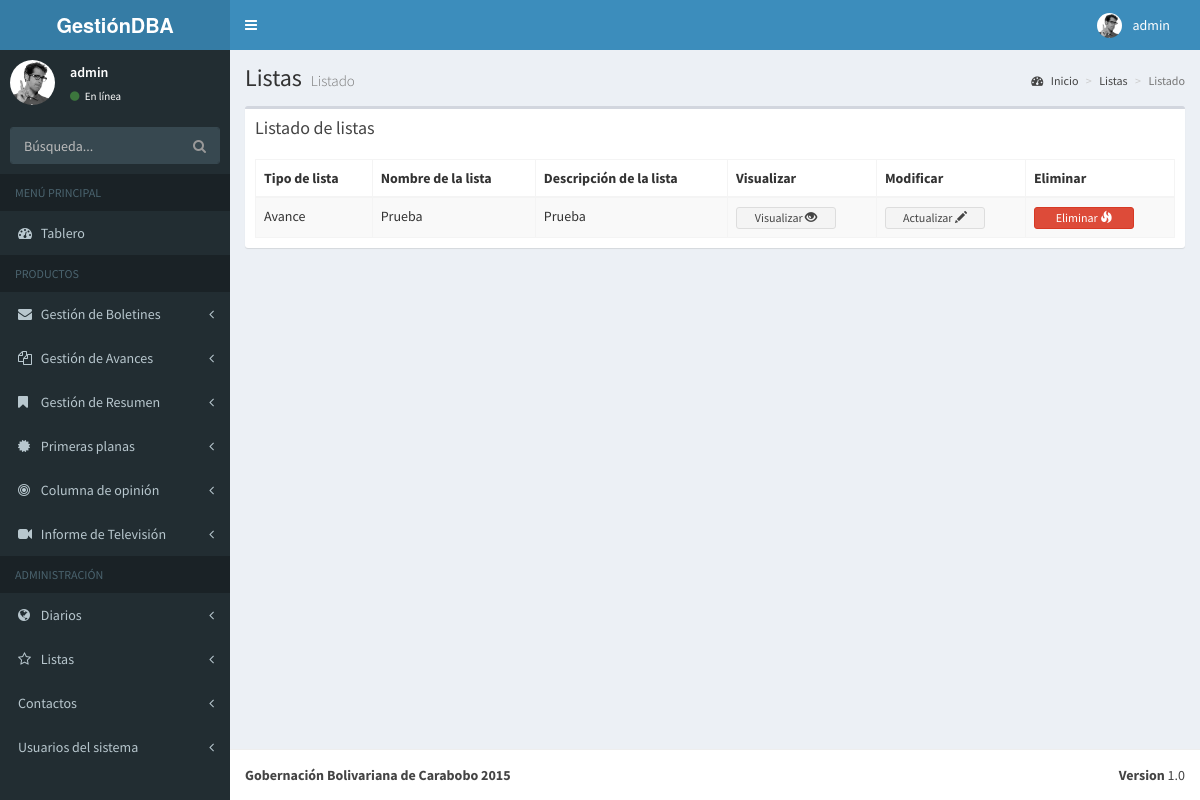
Page /administracion/listas/ (signed in) on the committed database.
### BoletinAvances/apps/listas/models.py (models this page shows, shortened)
class Listas(models.Model):
    tipo_lista = models.CharField(max_length=20, choices=TIPO_LISTA, default='Boletin', verbose_name='Tipo de lista')
    nombre_lista = models.CharField(max_length=100, verbose_name='Nombre de la lista', unique=True)
    descripcion_lista = models.TextField(max_length=1000, verbose_name='Descripcion de la lista')
    class Meta:
        verbose_name_plural = "Agregar Listas"
        ordering = ('nombre_lista', )

### BoletinAvances/apps/listas/views.py (the view)
class ListasListView(ListView):
    model = ListasForm
    queryset = Listas.objects.order_by('id')
    context_object_name = "Listas"
    template_name = "listas/listas.html"

### BoletinAvances/templates/listas/listas.html
{% extends 'menu/menu.html' %}
{% block content-wrapper %}
{% load static %}
        <section class="content-header">
          <h1>
            Listas
            <small>Listado</small>
          </h1>
          <ol class="breadcrumb">
            <li><a href="#"><i class="fa fa-dashboard"></i> Inicio</a></li>
            <li><a href="#">Listas</a></li>
            <li class="active">Listado</li>
          </ol>
        </section>
        <section class="content">
          <div class="row">
            <div class="col-xs-12">
              <div class="box">
                <div class="box-header">
                  <h3 class="box-title">Listado de listas</h3>
                </div>
                <div class="box-body">
                  <table id="example1" class="table table-bordered table-striped">
                    <thead>
                      <tr>
						<th>Tipo de lista</th>
						<th>Nombre de la lista</th>
						<th>Descripción de la lista</th>
						<th style="font-weight: bold;">Visualizar</th>
						<th style="font-weight: bold;">Modificar</th>
						<th style="font-weight: bold;">Eliminar</th>
                      </tr>
                    </thead>
                    <tbody>
					  {% for p in Listas %}
                      <tr>
						<td>{{ p.tipo_lista }}</td>
						<td>{{ p.nombre_lista }}</td>
						<td>{{ p.descripcion_lista }}</td>
						<td><a href="{% url 'singlelistas_view' p.id %}"><button style="width:100px" type="button" class="btn btn-default btn-xs">Visualizar <span class="glyphicon glyphicon-eye-open"></span></button></a></td>
						<td><a href="{% url 'listas_update' p.id %}"><button style="width:100px" type="button" class="btn btn-default btn-xs">Actualizar <span class="glyphicon glyphicon-pencil"></span></button></a></td>
						<td><a href="{% url 'listas_delete' p.id %}"><button style="width:100px" type="button" class="btn btn-danger btn-xs">Eliminar <span class="glyphicon glyphicon-fire"></span></button></a></td>
                      </tr>
                      {% endfor %}
                    </tbody>
                  </table>
                </div>
              </div>
            </div>
          </div>
        </section>
{% endblock %}

### BoletinAvances/templates/menu/menu.html (shortened to what this page needs)
{% extends 'base.html' %}
{% block content %}
{% load static %}
    <div class="wrapper">
      <header class="main-header">
        <a href="/tablero/" class="logo"><b>GestiónDBA</b></a>
        <nav class="navbar navbar-static-top" role="navigation">
          <a href="#" class="sidebar-toggle" data-toggle="offcanvas" role="button">
          </a>
          <div class="navbar-custom-menu">
            <ul class="nav navbar-nav">
              <li class="dropdown user user-menu">
                <a href="#" class="dropdown-toggle" data-toggle="dropdown">
                  <img src="../media/AdminLTE-2.0.4/dist/img/user2-160x160.jpg" class="user-image" alt="User Image"/>
                  <span class="hidden-xs">{{ user.username }}</span>
                </a>
              </li>
            </ul>
          </div>
        </nav>
      </header>
      <aside class="main-sidebar">
        <section class="sidebar">
          <div class="user-panel">
            <div class="pull-left image">
              <img src="../media/AdminLTE-2.0.4/dist/img/user2-160x160.jpg" class="img-circle" alt="User Image" />
            </div>
            <div class="pull-left info">
              <p>{{ user.username }}</p>
              <a href="#"><i class="fa fa-circle text-success"></i> En línea</a>
            </div>
          </div>
          <form action="#" method="get" class="sidebar-form">
            <div class="input-group">
              <input type="text" name="q" class="form-control" placeholder="Búsqueda..."/>
              <span class="input-group-btn">
                <button type='submit' name='search' id='search-btn' class="btn btn-flat"><i class="fa fa-search"></i></button>
              </span>
            </div>
          </form>
          <ul class="sidebar-menu">
            <li class="header">MENÚ PRINCIPAL</li>
            <li>
              <a href="/tablero/">
                <i class="fa fa-dashboard"></i> <span>Tablero</span>
              </a>
            </li>
            <li class="header">PRODUCTOS</li>
            <li class="treeview">
              <a href="#">
                <i class="fa fa-envelope"></i> <span>Gestión de Boletines</span>
                <i class="fa fa-angle-left pull-right"></i>
              </a>
            </li>
            <li class="treeview">
              <a href="#">
                <i class="fa fa-files-o"></i> <span>Gestión de Avances</span>
                <i class="fa fa-angle-left pull-right"></i>
              </a>
            </li>
            <li class="treeview">
              <a href="#">
                <i class="fa fa-bookmark"></i> <span>Gestión de Resumen </span>
                <i class="fa fa-angle-left pull-right"></i>
              </a>
            </li>
            <li class="treeview">
              <a href="#">
                <i class="fa fa-certificate"></i> <span>Primeras planas</span>
                <i class="fa fa-angle-left pull-right"></i>
              </a>
            </li>
            <li class="treeview">
              <a href="#">
                <i class="fa fa-bullseye"></i> <span>Columna de opinión</span>
                <i class="fa fa-angle-left pull-right"></i>
              </a>
            </li>
            <li class="treeview">
              <a href="#">
                <i class="fa fa-video-camera"></i> <span>Informe de Televisión</span>
                <i class="fa fa-angle-left pull-right"></i>
              </a>
            </li>
            <li class="header">ADMINISTRACIÓN</li>
            <li class="treeview">
              <a href="#">
                <i class="fa fa-globe"></i> <span>Diarios</span>
                <i class="fa fa-angle-left pull-right"></i>
              </a>
            </li>
            <li class="treeview">
              <a href="#">
                <i class="fa fa-star-o"></i> <span>Listas</span>
                <i class="fa fa-angle-left pull-right"></i>
              </a>
            </li>
            <li class="treeview">
              <a href="#">
                 <span>Contactos</span>
                <i class="fa fa-angle-left pull-right"></i>
              </a>
            </li>
            <li class="treeview">
              <a href="#">
                 <span>Usuarios del sistema</span>
                <i class="fa fa-angle-left pull-right"></i>
              </a>
            </li>
          </ul>
        </section>
      </aside>
      <div id="content-wrapper" class="content-wrapper">
        {% block content-wrapper %}{% endblock content-wrapper %}
      </div>
      <footer class="main-footer">
        <div class="pull-right hidden-xs">
          <b>Version</b> 1.0
        </div>
        <strong>Gobernación Bolivariana de Carabobo 2015</strong>
      </footer>
    </div>
{% endblock content %}

### rows in the picture
Listas: tipo_lista "Avance", nombre_lista "Prueba", descripcion_lista "Prueba"

### other values in the picture
{{ user.username }} "admin"
